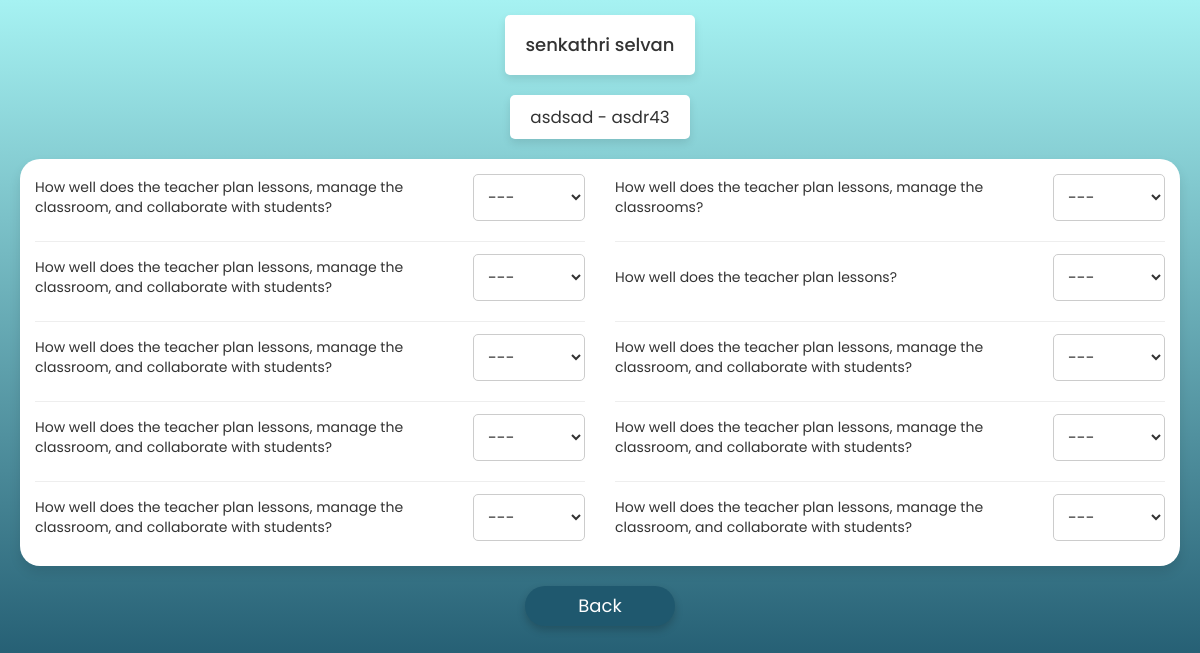
The page /mcfeed/3/7/3/ on the database as committed earlier.
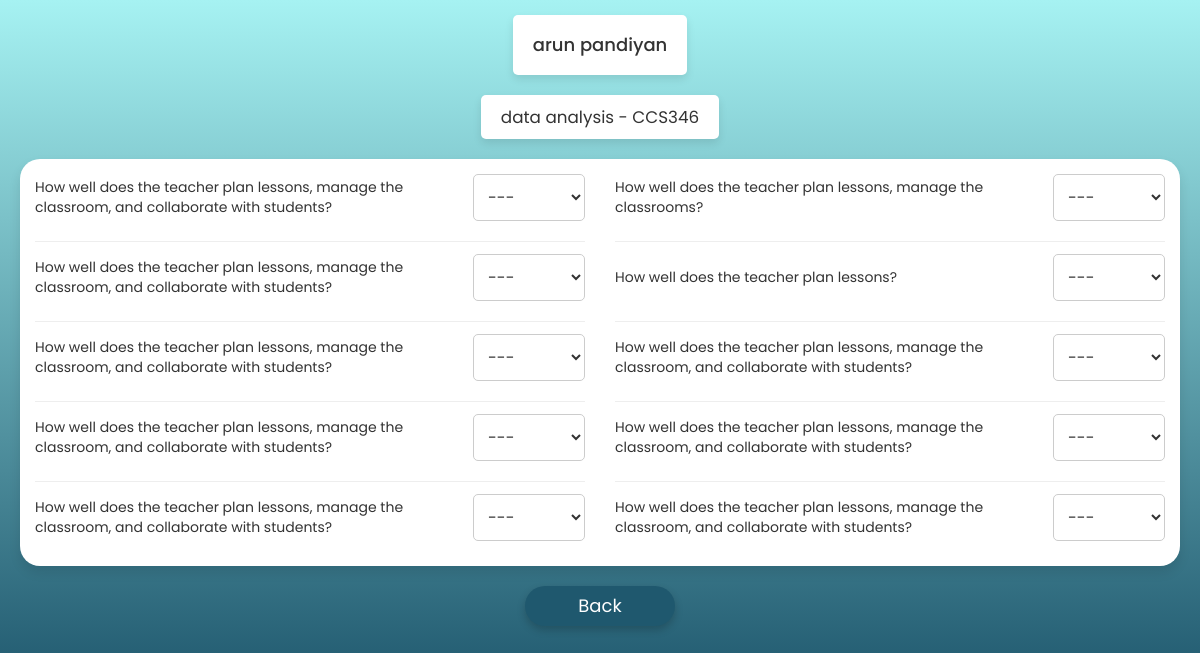
The same page on the database as committed later.
### core/models.py (models this page shows, shortened)
class ClassStaff(models.Model):
    semester = models.SmallIntegerField()
    section = models.CharField(max_length=1)
    staff = models.ForeignKey(Staff,on_delete=models.CASCADE)
    subject = models.ForeignKey(Subject,on_delete=models.CASCADE)
    class Meta:
        verbose_name = "handling class"

class Staff(models.Model):
    GENDER = (
        (1,'male'),
        (0,'female')
    )
    fname = models.CharField(max_length=20)
    sname = models.CharField(max_length=20,null=True,blank=True)
    intial = models.CharField(max_length=1)
    proflie_pic = models.ImageField(upload_to=profile_path,null=True,blank=True)
    dept = models.CharField(max_length=50,choices=DEPARTMENT)
    gender = models.BooleanField(choices=GENDER)

class Subject(models.Model):
    name = models.CharField(max_length=50)
    subject_code = models.CharField(max_length=6)
    semester = models.SmallIntegerField()
    mcourse = models.BooleanField(default=False,help_text='manitaory course')
    ecourse = models.BooleanField(default=False,help_text='elective course')
    oecourse = models.BooleanField(default=False,help_text='open elective course')

### core/views.py (the view, shortened to what this page needs)
# urls.py: path('mcfeed/<int:sid>/<int:csid>/<int:cid>/',views.ManitioryForm.as_view(),name='mfeed'),
class ManitioryForm(View):
    template_name = 'mfeed.html'
    def get(self,request,sid,csid,cid):
        student = Student.objects.get(id=sid)
        data = ClassStaff.objects.get(id=csid)
        return render(self.request,self.template_name,{'data':data,'sid':student,'cid':cid})

### templates/mfeed.html (shortened to what the changed rows need)
{% load static %}
<!DOCTYPE html>
<html lang="en">
<head>
    <link rel="stylesheet" href="https://maxcdn.bootstrapcdn.com/font-awesome/4.7.0/css/font-awesome.min.css">
    <link rel="stylesheet" href="https://maxcdn.bootstrapcdn.com/bootstrap/3.3.7/css/bootstrap.min.css">
</head>
<body>
    <header>
        <div class="head">
            <h4 class="letters">{{data.staff.fname}} {{data.staff.sname}} </h4>
        </div>
    </header>
    <div class="staff_details">
        <p class="staff_subject">{{data.subject.name}} - {{data.subject.subject_code}}</p>
    </div>
</body>
</html>

Rows that differ between the two databases and show on the page:
changed ClassStaff: staff.fname "senkathri" → "arun"; staff.sname "selvan" → "pandiyan"; subject.name "asdsad" → "data analysis"; subject.subject_code "asdr43" → "CCS346"
